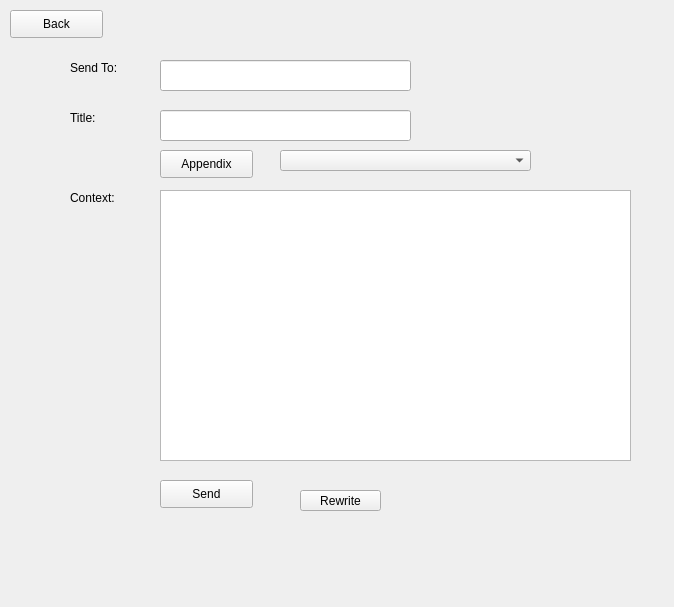
<?xml version="1.0" encoding="UTF-8"?>
<ui version="4.0">
 <class>sendWindow</class>
 <widget class="QWidget" name="sendWindow">
  <property name="geometry">
   <rect>
    <x>0</x>
    <y>0</y>
    <width>674</width>
    <height>607</height>
   </rect>
  </property>
  <property name="windowTitle">
   <string>sendWindow</string>
  </property>
  <widget class="QPushButton" name="pushButton">
   <property name="geometry">
    <rect>
     <x>10</x>
     <y>10</y>
     <width>93</width>
     <height>28</height>
    </rect>
   </property>
   <property name="text">
    <string>Back</string>
   </property>
  </widget>
  <widget class="QTextEdit" name="context">
   <property name="geometry">
    <rect>
     <x>160</x>
     <y>190</y>
     <width>471</width>
     <height>271</height>
    </rect>
   </property>
  </widget>
  <widget class="QLineEdit" name="sendto">
   <property name="geometry">
    <rect>
     <x>160</x>
     <y>60</y>
     <width>251</width>
     <height>31</height>
    </rect>
   </property>
  </widget>
  <widget class="QLabel" name="label">
   <property name="geometry">
    <rect>
     <x>70</x>
     <y>60</y>
     <width>72</width>
     <height>15</height>
    </rect>
   </property>
   <property name="text">
    <string>Send To:</string>
   </property>
  </widget>
  <widget class="QLabel" name="label_2">
   <property name="geometry">
    <rect>
     <x>70</x>
     <y>110</y>
     <width>72</width>
     <height>15</height>
    </rect>
   </property>
   <property name="text">
    <string>Title:</string>
   </property>
  </widget>
  <widget class="QLineEdit" name="title">
   <property name="geometry">
    <rect>
     <x>160</x>
     <y>110</y>
     <width>251</width>
     <height>31</height>
    </rect>
   </property>
  </widget>
  <widget class="QLabel" name="label_3">
   <property name="geometry">
    <rect>
     <x>70</x>
     <y>190</y>
     <width>72</width>
     <height>15</height>
    </rect>
   </property>
   <property name="text">
    <string>Context:</string>
   </property>
  </widget>
  <widget class="QPushButton" name="pushButton_2">
   <property name="geometry">
    <rect>
     <x>160</x>
     <y>150</y>
     <width>93</width>
     <height>28</height>
    </rect>
   </property>
   <property name="text">
    <string>Appendix</string>
   </property>
  </widget>
  <widget class="QPushButton" name="pushButton_3">
   <property name="geometry">
    <rect>
     <x>160</x>
     <y>480</y>
     <width>93</width>
     <height>28</height>
    </rect>
   </property>
   <property name="text">
    <string>Send</string>
   </property>
  </widget>
  <widget class="QPushButton" name="pushButton_4">
   <property name="geometry">
    <rect>
     <x>300</x>
     <y>490</y>
     <width>81</width>
     <height>21</height>
    </rect>
   </property>
   <property name="text">
    <string>Rewrite</string>
   </property>
  </widget>
  <widget class="QComboBox" name="box">
   <property name="geometry">
    <rect>
     <x>280</x>
     <y>150</y>
     <width>251</width>
     <height>21</height>
    </rect>
   </property>
  </widget>
 </widget>
 <layoutdefault spacing="6" margin="11"/>
 <resources/>
 <connections>
  <connection>
   <sender>pushButton</sender>
   <signal>clicked()</signal>
   <receiver>sendWindow</receiver>
   <slot>SendClickedBack()</slot>
   <hints>
    <hint type="sourcelabel">
     <x>102</x>
     <y>34</y>
    </hint>
    <hint type="destinationlabel">
     <x>215</x>
     <y>141</y>
    </hint>
   </hints>
  </connection>
  <connection>
   <sender>pushButton_2</sender>
   <signal>clicked()</signal>
   <receiver>sendWindow</receiver>
   <slot>SendClickedAppendix()</slot>
   <hints>
    <hint type="sourcelabel">
     <x>197</x>
     <y>163</y>
    </hint>
    <hint type="destinationlabel">
     <x>110</x>
     <y>283</y>
    </hint>
   </hints>
  </connection>
  <connection>
   <sender>pushButton_3</sender>
   <signal>clicked()</signal>
   <receiver>sendWindow</receiver>
   <slot>SendClickedSend()</slot>
   <hints>
    <hint type="sourcelabel">
     <x>217</x>
     <y>500</y>
    </hint>
    <hint type="destinationlabel">
     <x>113</x>
     <y>371</y>
    </hint>
   </hints>
  </connection>
  <connection>
   <sender>pushButton_4</sender>
   <signal>clicked()</signal>
   <receiver>sendWindow</receiver>
   <slot>SendClickedBack()</slot>
   <hints>
    <hint type="sourcelabel">
     <x>310</x>
     <y>493</y>
    </hint>
    <hint type="destinationlabel">
     <x>407</x>
     <y>473</y>
    </hint>
   </hints>
  </connection>
 </connections>
 <slots>
  <slot>SendClickedBack()</slot>
  <slot>SendClickedAppendix()</slot>
  <slot>SendClickedSend()</slot>
  <slot>SendClickedCancel()</slot>
 </slots>
</ui>
